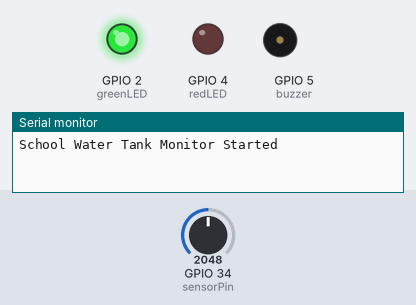
This sketch was run on a simulated ESP32. Parts: output pins drawn as LEDs (lit = HIGH), buzzer (waves = sounding), the last lines printed to the serial monitor. The test bench sets the inputs (shaded band); at power-on: GPIO 34 (sensorPin) = 2048.

Above: at 0.1 s.
At 22.1 s:
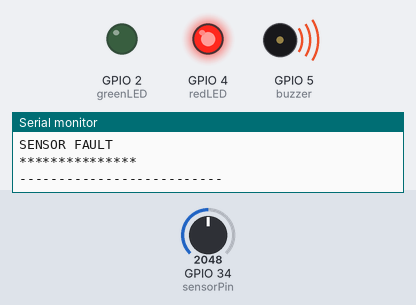
Timing chart, 0 to 23.6 s (numbered marks = the images above):
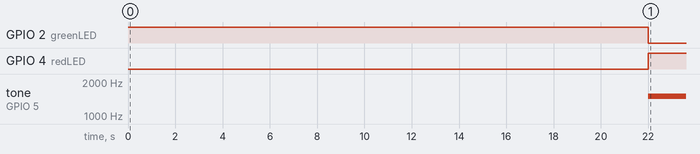

The sketch:

sketch.ino
```cpp
const int sensorPin = 34;
const int greenLED = 2;
const int redLED = 4;
const int buzzer = 5;


unsigned long previousMillis = 0;
const unsigned long interval = 2000;


int samples[5] = {50,50,50,50,50};
int sampleIndex = 0;


int highCount = 0;
int lowCount = 0;


int lastAverage = -1;
int sameCount = 0;

void setup() {

  Serial.begin(115200);

  pinMode(greenLED, OUTPUT);
  pinMode(redLED, OUTPUT);
  pinMode(buzzer, OUTPUT);

  digitalWrite(greenLED, HIGH);
  digitalWrite(redLED, LOW);

  Serial.println("School Water Tank Monitor Started");
}

void loop() {

  unsigned long currentMillis = millis();

  if(currentMillis - previousMillis >= interval){

    previousMillis = currentMillis;


    int raw = analogRead(sensorPin);


    Serial.print("Raw = ");
    Serial.println(raw);


    int level = map(raw,0,4095,0,100);


    if(level < 0 || level > 100){

      Serial.println("Invalid Sensor Reading");
      return;

    }


    samples[sampleIndex] = level;
    sampleIndex = (sampleIndex + 1) % 5;

    int sum = 0;

    for(int i=0;i<5;i++){

      sum += samples[i];

    }

    int average = sum / 5;

    Serial.print("Water Level = ");
    Serial.print(average);
    Serial.println("%");


    if(abs(average-lastAverage)<=1){

      sameCount++;

    }
    else{

      sameCount=0;

    }

    lastAverage=average;

    if(sameCount>=10){

      Serial.println("***************");
      Serial.println("SENSOR FAULT");
      Serial.println("***************");

      digitalWrite(redLED,HIGH);
      digitalWrite(greenLED,LOW);

      tone(buzzer,1500);

      Serial.println("--------------------------");

      return;
    }


    if(average>90)
      highCount++;
    else
      highCount=0;


    if(average<20)
      lowCount++;
    else
      lowCount=0;


    if(highCount>=3){

      Serial.println("OVERFLOW ALERT");

      digitalWrite(redLED,HIGH);
      digitalWrite(greenLED,LOW);

      tone(buzzer,1000);

    }

    else if(lowCount>=3){

      Serial.println("LOW WATER ALERT");

      digitalWrite(redLED,HIGH);
      digitalWrite(greenLED,LOW);

      tone(buzzer,700);

    }

    else{

      Serial.println("STATUS : NORMAL");

      digitalWrite(redLED,LOW);
      digitalWrite(greenLED,HIGH);

      noTone(buzzer);

    }

    Serial.println("--------------------------");

  }

}
```

Measured:
- by itself, GPIO 2 (greenLED): HIGH → LOW at 22.0 s
- by itself, GPIO 4 (redLED): LOW → HIGH at 22.0 s
- by itself, tone on GPIO 5 (buzzer): silent → 1500 Hz at 22.0 s
